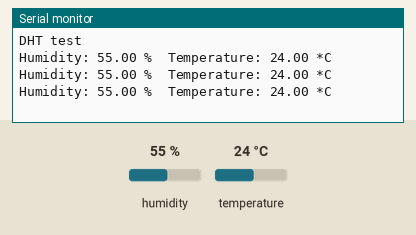
Simulated run of this sketch. Board: Arduino Uno, built with avr-gcc and run on an emulated ATmega328P. Parts: the last lines printed to the serial monitor. Wiring (inferred from the names in the program): DHT11 sensor: data pin 2. The inputs (shaded band) are chosen by the test bench; at power-on: humidity 55 %, temperature 24 °C.

Above: at 4.0 s.
4.1 s: humidity set to 22 %
At 7.7 s:
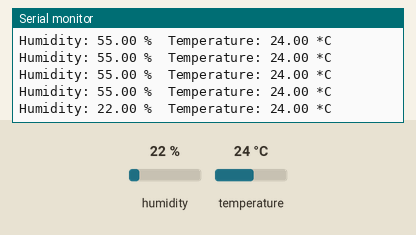
8.1 s: temperature set to 12 °C
At 8.9 s:
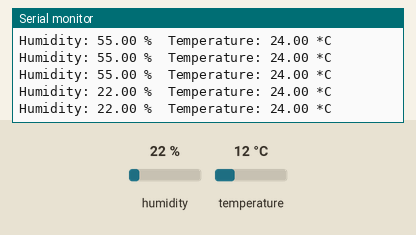
12.1 s: humidity set to 40 %
At 13.1 s:
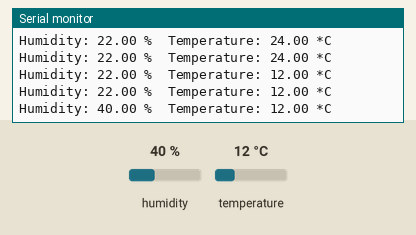
Timing chart, 0 to 15.1 s (numbered marks = the images above; inputs shaded):
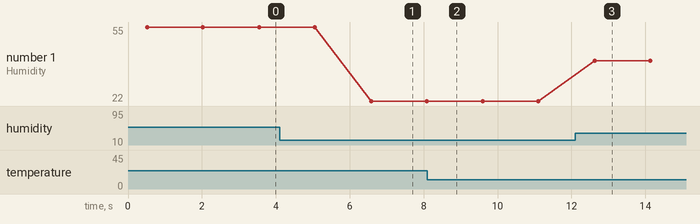

Measured:
- after the input at 4.1 s, the serial monitor: prints a new line after 2.5 s (image 1)
- after the input at 12.1 s, the serial monitor: prints a new line after 0.53 s (image 3)
- plotted number 1: 55 → 22 after the input at 4.1 s, 22 → 40 after the input at 12.1 s

The sketch:

SensorDHT.ino
```cpp
#include "DHT.h"
#define DHTPIN 2
#define DHTTYPE DHT11
DHT dht(DHTPIN, DHTTYPE);

void setup() {
  Serial.begin(9600);
  Serial.println("DHT test");
  dht.begin();
}

void loop() {
  float h = dht.readHumidity();
  float t = dht.readTemperature();

  if (isnan(t) && isnan(h)) {
    Serial.println("Failed to read from DHT");
  } else {
    Serial.print("Humidity: ");
    Serial.print(h);
    Serial.print(" %\t");
    Serial.print("Temperature: ");
    Serial.print(t);
    Serial.println(" *C");
  }
  delay(1000);
}
```
